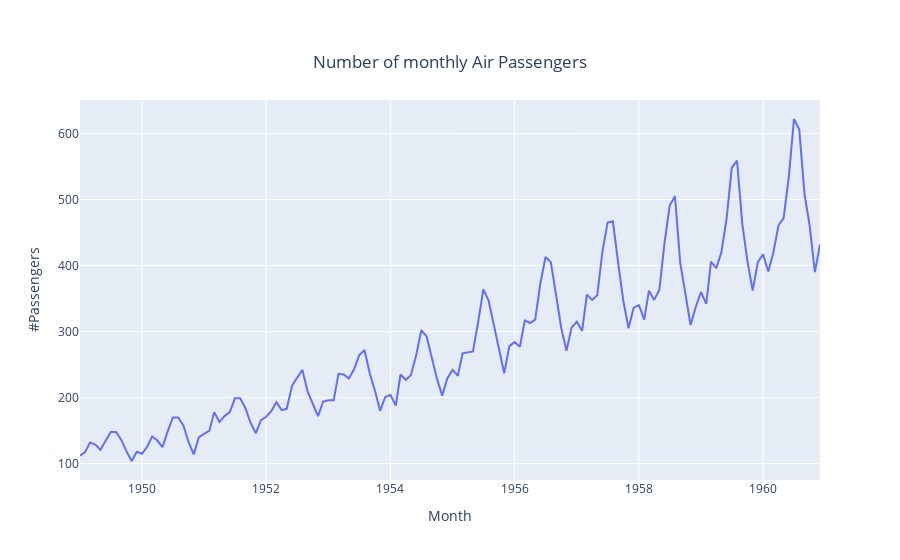

The cell this chart's notebook holds for it:
### Markdown cell above
If a time series repeats at a fixed frequency then this interval is known as it's __season__. The __season length__ is the number of data points within a season, this is denoted by __L__. Below is a time series which displays __seasonality__.

### Code cell
import pandas as pd
import matplotlib.pyplot as plt
import plotly.express as px

df = pd.read_csv('../../DATA/airpassengers.csv')
fig = px.line(df, x = 'Month', y = '#Passengers', title='Air Passenger Data')
fig.update_layout(title={'text': "Number of monthly Air Passengers",'y':0.9,'x':0.5,'xanchor': 'center','yanchor': 'top'})
fig.show()

### Figure 1 — Plotly figure (JSON) as saved in the notebook; plotly's stock layout.template omitted (floating-point values rounded to 4 significant figures; data arrays with more than 128 entries replaced by an {"elided": "..."} marker saying what was removed)
{"data": [{"hovertemplate": "Month=%{x}<br>#Passengers=%{y}<extra></extra>", "legendgroup": "", "line": {"color": "#636efa", "dash": "solid"}, "mode": "lines", "name": "", "orientation": "v", "showlegend": false, "type": "scatter", "x": {"elided": "144 str values"}, "xaxis": "x", "y": {"elided": "144 int values"}, "yaxis": "y"}], "layout": {"legend": {"tracegroupgap": 0}, "title": {"text": "Number of monthly Air Passengers", "x": 0.5, "xanchor": "center", "y": 0.9, "yanchor": "top"}, "xaxis": {"anchor": "y", "domain": [0, 1], "title": {"text": "Month"}}, "yaxis": {"anchor": "x", "domain": [0, 1], "title": {"text": "#Passengers"}}}}
